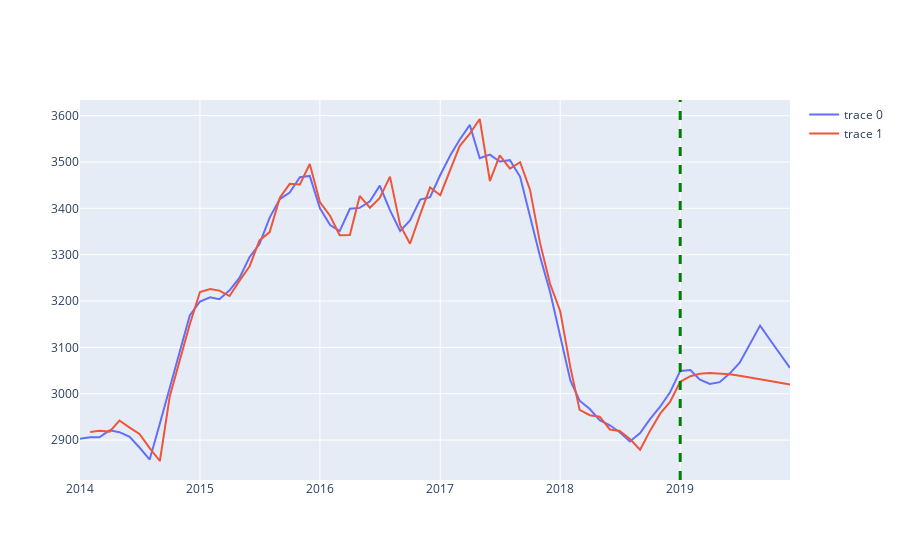

Notebook cell for this chart:
### Code cell
plot_arima('10028', pred_dict)
